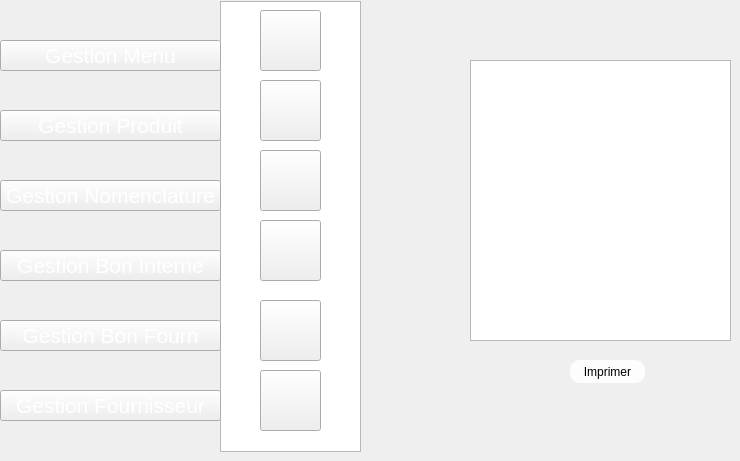
    <widget class="QWidget" name="page_35">
     <widget class="QPushButton" name="pushButton_267">
      <property name="geometry">
       <rect>
        <x>260</x>
        <y>220</y>
        <width>61</width>
        <height>61</height>
       </rect>
      </property>
      <property name="styleSheet">
       <string notr="true">image: url(:/new/prefix1/img/icon-supp2 (1).png);</string>
      </property>
      <property name="text">
       <string/>
      </property>
     </widget>
     <widget class="QPushButton" name="pushButton_269">
      <property name="geometry">
       <rect>
        <x>260</x>
        <y>150</y>
        <width>61</width>
        <height>61</height>
       </rect>
      </property>
      <property name="styleSheet">
       <string notr="true">image: url(:/new/prefix1/img/icon-afficher2.png);</string>
      </property>
      <property name="text">
       <string/>
      </property>
     </widget>
     <widget class="QListView" name="listView_26">
      <property name="geometry">
       <rect>
        <x>220</x>
        <y>1</y>
        <width>141</width>
        <height>451</height>
       </rect>
      </property>
      <property name="styleSheet">
       <string notr="true">background-image: url(:/new/prefix1/img/selected.png);</string>
      </property>
     </widget>
     <widget class="QPushButton" name="pushButton_270">
      <property name="geometry">
       <rect>
        <x>260</x>
        <y>10</y>
        <width>61</width>
        <height>61</height>
       </rect>
      </property>
      <property name="styleSheet">
       <string notr="true">image: url(:/new/prefix1/img/icon-ajout2.png);
background-image: url(:/new/prefix1/img/bg.png);</string>
      </property>
      <property name="text">
       <string/>
      </property>
     </widget>
     <widget class="QPushButton" name="pushButton_273">
      <property name="geometry">
       <rect>
        <x>260</x>
        <y>80</y>
        <width>61</width>
        <height>61</height>
       </rect>
      </property>
      <property name="styleSheet">
       <string notr="true">image: url(:/new/prefix1/img/icon-modif2 (1).png);</string>
      </property>
      <property name="text">
       <string/>
      </property>
     </widget>
     <widget class="QPushButton" name="pushButton_274">
      <property name="geometry">
       <rect>
        <x>260</x>
        <y>300</y>
        <width>61</width>
        <height>61</height>
       </rect>
      </property>
      <property name="styleSheet">
       <string notr="true">image: url(:/new/prefix1/img/aa.png);</string>
      </property>
      <property name="text">
       <string/>
      </property>
     </widget>
     <widget class="QPushButton" name="pushButton_493">
      <property name="geometry">
       <rect>
        <x>0</x>
        <y>320</y>
        <width>221</width>
        <height>31</height>
       </rect>
      </property>
      <property name="font">
       <font>
        <pointsize>16</pointsize>
        <weight>50</weight>
        <bold>false</bold>
       </font>
      </property>
      <property name="styleSheet">
       <string notr="true">color: rgb(255, 255, 255);

</string>
      </property>
      <property name="text">
       <string>Gestion Bon Fourn</string>
      </property>
     </widget>
     <widget class="QPushButton" name="pushButton_491">
      <property name="geometry">
       <rect>
        <x>0</x>
        <y>110</y>
        <width>221</width>
        <height>31</height>
       </rect>
      </property>
      <property name="font">
       <font>
        <pointsize>16</pointsize>
        <weight>50</weight>
        <bold>false</bold>
       </font>
      </property>
      <property name="styleSheet">
       <string notr="true">color: rgb(255, 255, 255);

</string>
      </property>
      <property name="text">
       <string>Gestion Produit</string>
      </property>
     </widget>
     <widget class="QPushButton" name="pushButton_488">
      <property name="geometry">
       <rect>
        <x>0</x>
        <y>390</y>
        <width>221</width>
        <height>31</height>
       </rect>
      </property>
      <property name="font">
       <font>
        <pointsize>16</pointsize>
        <weight>50</weight>
        <bold>false</bold>
       </font>
      </property>
      <property name="styleSheet">
       <string notr="true">color: rgb(255, 255, 255);

</string>
      </property>
      <property name="text">
       <string>Gestion Fournisseur</string>
      </property>
     </widget>
     <widget class="QPushButton" name="pushButton_492">
      <property name="geometry">
       <rect>
        <x>0</x>
        <y>180</y>
        <width>221</width>
        <height>31</height>
       </rect>
      </property>
      <property name="font">
       <font>
        <pointsize>16</pointsize>
        <weight>50</weight>
        <bold>false</bold>
       </font>
      </property>
      <property name="styleSheet">
       <string notr="true">color: rgb(255, 255, 255);

</string>
      </property>
      <property name="text">
       <string>Gestion Nomenclature</string>
      </property>
     </widget>
     <widget class="QPushButton" name="pushButton_489">
      <property name="geometry">
       <rect>
        <x>0</x>
        <y>40</y>
        <width>221</width>
        <height>31</height>
       </rect>
      </property>
      <property name="font">
       <font>
        <pointsize>16</pointsize>
        <weight>50</weight>
        <bold>false</bold>
       </font>
      </property>
      <property name="styleSheet">
       <string notr="true">color: rgb(255, 255, 255);

</string>
      </property>
      <property name="text">
       <string>Gestion Menu</string>
      </property>
     </widget>
     <widget class="QPushButton" name="pushButton_268">
      <property name="geometry">
       <rect>
        <x>260</x>
        <y>370</y>
        <width>61</width>
        <height>61</height>
       </rect>
      </property>
      <property name="styleSheet">
       <string notr="true">image: url(:/new/prefix1/img/icon-supp2 (1).png);
image: url(:/new/prefix1/img/facture.png);</string>
      </property>
      <property name="text">
       <string/>
      </property>
     </widget>
     <widget class="QPushButton" name="pushButton_5">
      <property name="geometry">
       <rect>
        <x>570</x>
        <y>360</y>
        <width>75</width>
        <height>23</height>
       </rect>
      </property>
      <property name="styleSheet">
       <string notr="true">                                         border-radius: 10px;
background-color: rgb(253, 253, 253);
                                        
font: 9pt &quot;MS Reference Sans Serif&quot;;</string>
      </property>
      <property name="text">
       <string>Imprimer</string>
      </property>
     </widget>
     <widget class="QTextEdit" name="imprimbi">
      <property name="geometry">
       <rect>
        <x>470</x>
        <y>60</y>
        <width>261</width>
        <height>281</height>
       </rect>
      </property>
     </widget>
     <widget class="QPushButton" name="pushButton_540">
      <property name="geometry">
       <rect>
        <x>0</x>
        <y>250</y>
        <width>221</width>
        <height>31</height>
       </rect>
      </property>
      <property name="font">
       <font>
        <pointsize>16</pointsize>
        <weight>50</weight>
        <bold>false</bold>
       </font>
      </property>
      <property name="styleSheet">
       <string notr="true">color: rgb(255, 255, 255);

</string>
      </property>
      <property name="text">
       <string>Gestion Bon Interne</string>
      </property>
     </widget>
     <zorder>listView_26</zorder>
     <zorder>pushButton_267</zorder>
     <zorder>pushButton_269</zorder>
     <zorder>pushButton_270</zorder>
     <zorder>pushButton_273</zorder>
     <zorder>pushButton_274</zorder>
     <zorder>pushButton_493</zorder>
     <zorder>pushButton_491</zorder>
     <zorder>pushButton_488</zorder>
     <zorder>pushButton_492</zorder>
     <zorder>pushButton_489</zorder>
     <zorder>pushButton_268</zorder>
     <zorder>pushButton_5</zorder>
     <zorder>imprimbi</zorder>
     <zorder>pushButton_540</zorder>
    </widget>
